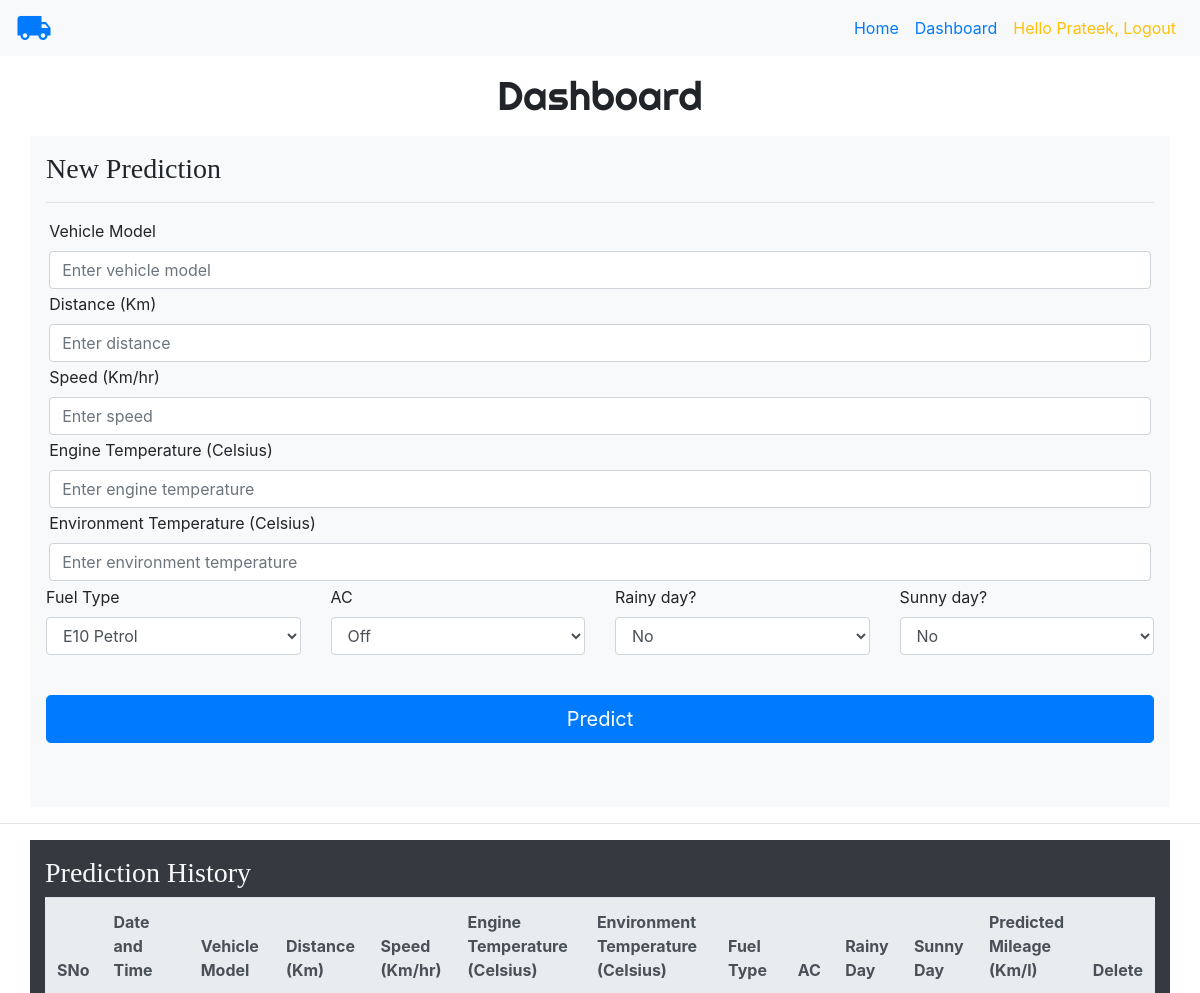
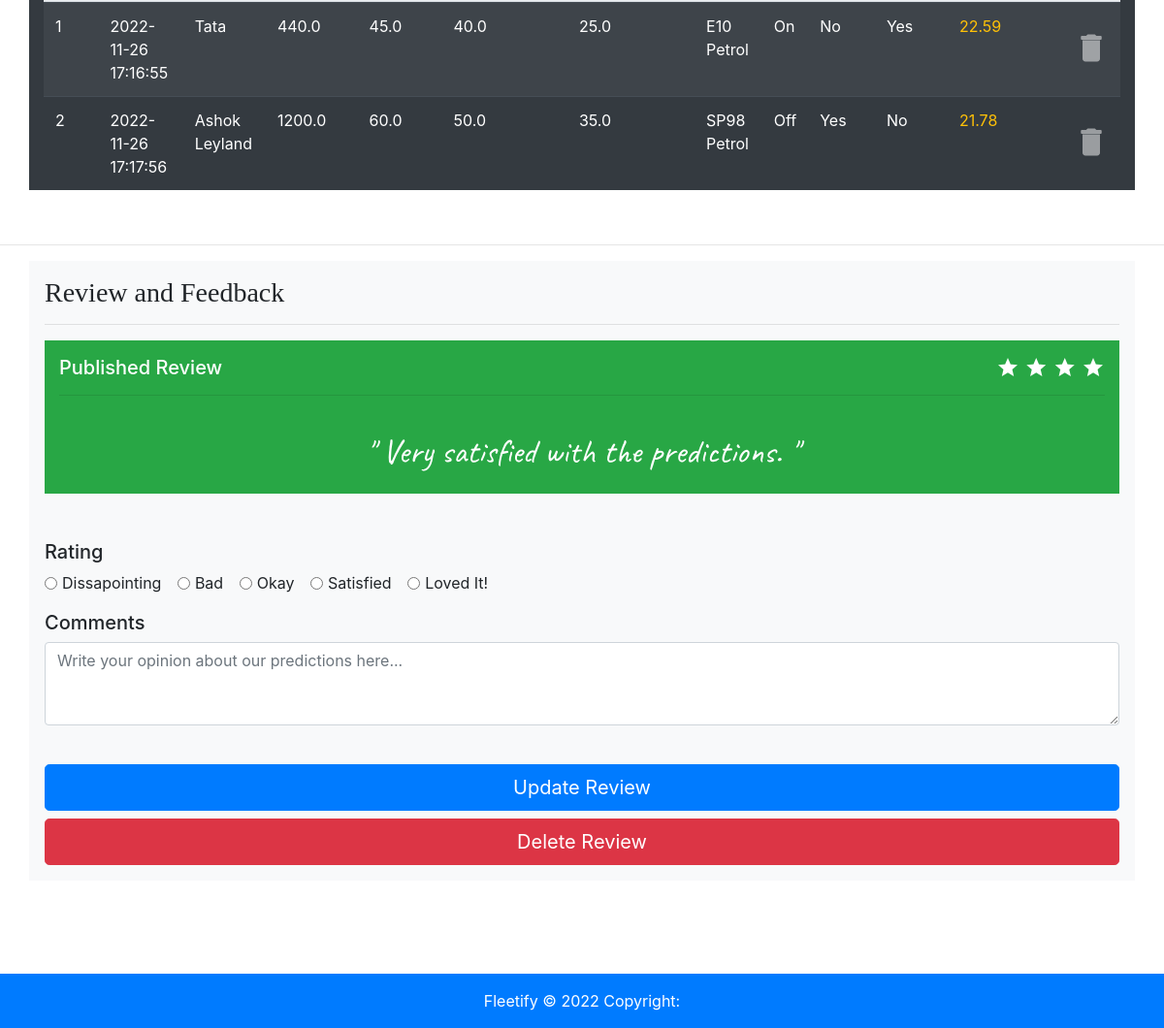
The page /dashboard (signed in) on the database its author committed (2 pictures, top to bottom).
### IBM Flask App/website/models.py (models this page shows)
class User(db.Model, UserMixin):
    id = db.Column(db.Integer, primary_key=True)
    email = db.Column(db.String(150), unique=True)
    password = db.Column(db.String(30))
    first_name = db.Column(db.String(30))
    last_name = db.Column(db.String(30))
    rating = db.Column(db.Integer)
    text = db.Column(db.String(300))
    predictions = db.relationship('Prediction')

class Prediction(db.Model):
    id = db.Column(db.Integer, primary_key=True)
    vmodel=db.Column(db.String(100))
    distance = db.Column(db.Float)
    speed = db.Column(db.Float)
    temp_inside = db.Column(db.Float)
    temp_outside = db.Column(db.Float)
    gas_type = db.Column(db.Integer)
    ac = db.Column(db.Integer)
    rain = db.Column(db.Integer)
    sun = db.Column(db.Integer)
    consume = db.Column(db.Float)
    date = db.Column(db.DateTime(timezone=True), default=func.now())
    user_id = db.Column(db.Integer, db.ForeignKey('user.id'))

### IBM Flask App/website/views.py (the view, shortened to what this page needs)
@views.route('/dashboard', methods=['GET', 'POST'])
@login_required
def dashboard():
    result=1
    display="none"
    reviewdisplay="block"
    reviewbtn="Update Review"
    userreview=""
    stars=0
    if current_user.text is None:
        reviewdisplay="none"
        reviewbtn="Publish"
    else:
        userreview=current_user.text
        stars=int(current_user.rating)
    return render_template("dashboard.html", user=current_user, prediction_result=result, display=display, reviewdisplay=reviewdisplay,userreview=userreview,reviewbtn=reviewbtn,stars=stars)

### IBM Flask App/website/__init__.py (called while the page is built)
def create_app():
    app = Flask(__name__)
    app.config['MAIL_SERVER']='smtp.gmail.com'
    app.config['MAIL_PORT']=465
    app.config['MAIL_USERNAME']='fleetify.official@gmail.com'
    app.config['MAIL_PASSWORD']='velrsrkermbvehyh'
    app.config['MAIL_USE_TLS']=False
    app.config['MAIL_USE_SSL']=True
    app.config['SECRET_KEY'] = os.urandom(12)
    app.config['SQLALCHEMY_DATABASE_URI'] = f'sqlite:///{DB_NAME}'
    db.init_app(app)
    from .views import views
    from .auth import auth
    app.register_blueprint(views, url_prefix='/')
    app.register_blueprint(auth, url_prefix='/')
    from .models import User
    with app.app_context():
        db.create_all()
    login_manager = LoginManager()
    login_manager.login_view = 'auth.login'
    login_manager.init_app(app)
    @login_manager.user_loader
    def load_user(id):
        return User.query.get(int(id))
    return app

### IBM Flask App/website/templates/dashboard.html (shortened to what this page needs)
{% extends "base.html" %} {% block title %}Dashboard{% endblock %} {% block content
%}
<h1 align="center">Dashboard</h1>
<div class="container pt-3 bg-light">
  <form method="POST">
  <h3>New Prediction</h3>
  <hr>
  <div class="form-group row">
    <label for="vmodel">Vehicle Model</label>
    <input
      type="text"
      class="form-control"
      id="vmodel"
      name="vmodel"
      placeholder="Enter vehicle model"
    />
  </div>
    <div class="form-group row">
      <label for="email">Distance (Km)</label>
      <input
        type="text"
        class="form-control"
        id="distance"
        name="distance"
        placeholder="Enter distance"
      />
    </div>
    <div class="form-group row">
      <label for="speed">Speed (Km/hr)</label>
      <input
        type="text"
        class="form-control"
        id="speed"
        name="speed"
        placeholder="Enter speed"
      />
    </div>
    <div class="form-group row">
      <label for="temp_inside">Engine Temperature (Celsius)</label>
      <input
        type="text"
        class="form-control"
        id="temp_inside"
        name="temp_inside"
        placeholder="Enter engine temperature"
      />
    </div>
    <div class="form-group row">
      <label for="temp_outside">Environment Temperature (Celsius)</label>
      <input
        type="text"
        class="form-control"
        id="temp_outside"
        name="temp_outside"
        placeholder="Enter environment temperature"
      />
    </div>
    <div class="row">
      <div class="form-group col">
        <label for="gas_type">Fuel Type</label>
        <select class="form-control" id="gas_type" name="gas_type">
          <option value="0">E10 Petrol</option>
        </select>
      </div>
      <div class="form-group col">
        <label for="ac">AC </label>
        <select class="form-control" id="ac" name="ac">
          <option value="0">Off</option>
        </select>
      </div>
      <div class="form-group col">
        <label for="rain">Rainy day?</label>
        <select class="form-control" id="rain" name="rain">
          <option value="0">No</option>
        </select>
      </div>
      <div class="form-group col">
        <label for="sun">Sunny day? </label>
        <select class="form-control" id="sun" name="sun">
          <option value="0">No</option>
        </select>
      </div>
    </div>
    <br/>
    <button type="submit" class="btn btn-primary btn-lg btn-block" name="newprediction">Predict</button>
    <br/>
  </form>
  <br/>
</div>
<hr>
<div class="container bg-dark pt-3 text-light" >
  <h3>Prediction History</h3>
  <table class="table table-hover table-striped table-dark" id="historytable">
    <tr>
    <thead class="thead-light">
      <th>SNo</th>
      <th>Date and Time</th>
      <th>Vehicle Model</th>
      <th>Distance (Km)</th>
      <th>Speed (Km/hr)</th>
      <th>Engine Temperature (Celsius)</th>
      <th>Environment Temperature (Celsius)</th>
      <th>Fuel Type</th>
      <th>AC</th>
      <th>Rainy Day</th>
      <th>Sunny Day</th>
      <th>Predicted Mileage (Km/l)</th>
      <th>Delete</th>
    </thead>
  </tr>
  {% for pred in user.predictions %}
  <tr>
    <td class="counterCell"></td>
    <td>{{pred.date}}</td>
    <td>{{pred.vmodel}}</td>
    <td>{{pred.distance}}</td>
    <td>{{pred.speed}}</td>
    <td>{{pred.temp_inside}}</td>
    <td>{{pred.temp_outside}}</td>
    <td>{% if pred.gas_type==0 %}
        <span>E10 Petrol</span>
        {% else %}
        <span>SP98 Petrol</span>
        {% endif %}
    </td>
    <td>{% if pred.ac==0 %}
      <span>Off</span>
      {% else %}
      <span>On</span>
      {% endif %}
  </td>
  <td>{% if pred.rain==1 %}
    <span>Yes</span>
    {% else %}
    <span>No</span>
    {% endif %}
  </td>
  <td>{% if pred.sun==1 %}
    <span>Yes</span>
    {% else %}
    <span>No</span>
    {% endif %}
  </td>
  <td class="text-warning">{{(100/pred.consume) | round(2)}}</td>
  <td class="align-middle">
    <button type="button" class="close" onClick="deleteNote({{ pred.id }})">
      <span class="material-icons md-light md-36">
        </span>
    </button>
  </td>
  </tr>
  {%endfor%}
  </table>
</div>
<br>
<hr>
<div class="container pt-3 bg-light">
  <form method="POST">
  <h3>Review and Feedback</h3>
  <hr>
  <div class="container pt-3 bg-success text-white" style="display:{{reviewdisplay}}">
    <h5>Published Review
      <span class="pull-right">
        {% for stars in range(stars) %}
        <span class="material-icons">
        </span>
        {% endfor %}
      </span>
    </h5>
    <hr>
    <div class="d-flex justify-content-center" style="font-family:'Caveat';font-size:2.2rem;padding:1rem;">" {{userreview}} "</div>
  </div>
  <br><br>
  <div class="form-group">
    <label class="h5" for="rating">Rating</label>
  <br>
  <div class="form-check form-check-inline">
    <input class="form-check-input" type="radio" name="rating" id="inlineRadio1" value="1">
    <label class="form-check-label" for="inlineRadio1">Dissapointing</label>
  </div>
  <div class="form-check form-check-inline">
    <input class="form-check-input" type="radio" name="rating" id="inlineRadio2" value="2">
    <label class="form-check-label" for="inlineRadio2">Bad</label>
  </div>
  <div class="form-check form-check-inline">
    <input class="form-check-input" type="radio" name="rating" id="inlineRadio3" value="3">
    <label class="form-check-label" for="inlineRadio3">Okay</label>
  </div>
  <div class="form-check form-check-inline">
    <input class="form-check-input" type="radio" name="rating" id="inlineRadio2" value="4">
    <label class="form-check-label" for="inlineRadio2">Satisfied</label>
  </div>
  <div class="form-check form-check-inline">
    <input class="form-check-input" type="radio" name="rating" id="inlineRadio3" value="5">
    <label class="form-check-label" for="inlineRadio3">Loved It!</label>
  </div>
  </div>
    <div class="form-group">
      <label class="h5" for="comment">Comments</label>
      <textarea
        class="form-control"
        id="comment"
        name="comment"
        maxlength="300"
        rows="3"
        placeholder="Write your opinion about our predictions here..."
      ></textarea>
    </div>
    <br/>
    <button type="submit" class="btn btn-primary btn-lg btn-block" name="submitreview">{{reviewbtn}}</button>
    <button type="button" style="display:{{reviewdisplay}}" class="btn btn-danger btn-lg btn-block" name="deletereview" onClick="deleteReview({{user.id}})">Delete Review</button>
  </form>
</div>
{% endblock %}

### IBM Flask App/website/templates/base.html (shortened to what this page needs)
<!DOCTYPE html>
<html>
  <head>
    <link
      rel="stylesheet"
      href="https://stackpath.bootstrapcdn.com/bootstrap/4.4.1/css/bootstrap.min.css"
    />
    <link
      rel="stylesheet"
      href="https://stackpath.bootstrapcdn.com/font-awesome/4.7.0/css/font-awesome.min.css"
    />
    <link href="https://gitcdn.github.io/bootstrap-toggle/2.2.2/css/bootstrap-toggle.min.css" rel="stylesheet">
    <link rel="stylesheet" href="../static/style.css"/>
  </head>
  <body>
    <nav class="navbar navbar-expand-lg bg-light">
      <div class="collapse navbar-collapse" id="navbar">
        <a href="/"><span class="material-icons md-36 pull-left">
          </span>
        </a>
        <div class="navbar-nav ml-auto">
          <a class="nav-item nav-link" id="home" href="/">Home</a>
          {% if user.is_authenticated %}
          <a class="nav-item nav-link" id="dashboard" href="/dashboard">Dashboard</a>
          <a class="nav-item nav-link text-warning" id="logout" href="/logout">Hello {{user.first_name}}, Logout</a>
          {% else %}
          <a class="nav-item nav-link" id="login" href="/login">Login</a>
          <a class="nav-item nav-link" id="signUp" href="/sign-up">Sign Up</a>
          {% endif %}
        </div>
      </div>
    </nav>
    <div id="wrap">
      <div id="main">
          {% block content %} {% endblock %}
      </div>
    </div>
<footer class="page-footer bg-primary text-white">
  <div class="footer-copyright text-center py-3">Fleetify © 2022 Copyright:
  </div>
</footer>
  </body>
</html>

### IBM Flask App/website/static/style.css (style rules this page uses)
body,html { margin: 0px; height: 100%; }
#wrap { min-height: 85%; }
#main { overflow: auto; padding-bottom: 5rem; }
.container.pt-3.bg-light { padding:1rem; margin-bottom:1rem; }
.form-group.row { margin:0.2rem; }
#historytable { counter-reset: tableCount; }
.counterCell:before { content: counter(tableCount); counter-increment: tableCount; }
h1 { margin: 1rem; font-family: 'Righteous'; }
h3 { font-family:Georgia, 'Times New Roman', Times, serif; }
.material-icons.md-light { color: rgba(255, 255, 255, 1); }
.material-icons.md-36 { font-size: 36px; }

### rows shown on the page
User: first_name "Prateek", text "Very satisfied with the predictions."
Prediction: date "2022-11-26 17:16:55", vmodel "Tata", distance "440.0", speed "45.0", temp_inside "40.0", temp_outside "25.0", gas_type "E10 Petrol", ac "On", rain "No", sun "Yes", (100/pred.consume)|round(2) "22.59"
Prediction: date "2022-11-26 17:17:56", vmodel "Ashok Leyland", distance "1200.0", speed "60.0", temp_inside "50.0", temp_outside "35.0", gas_type "SP98 Petrol", ac "Off", rain "Yes", sun "No", (100/pred.consume)|round(2) "21.78"

### other values the page prints
{{ reviewbtn }} "Update Review"
